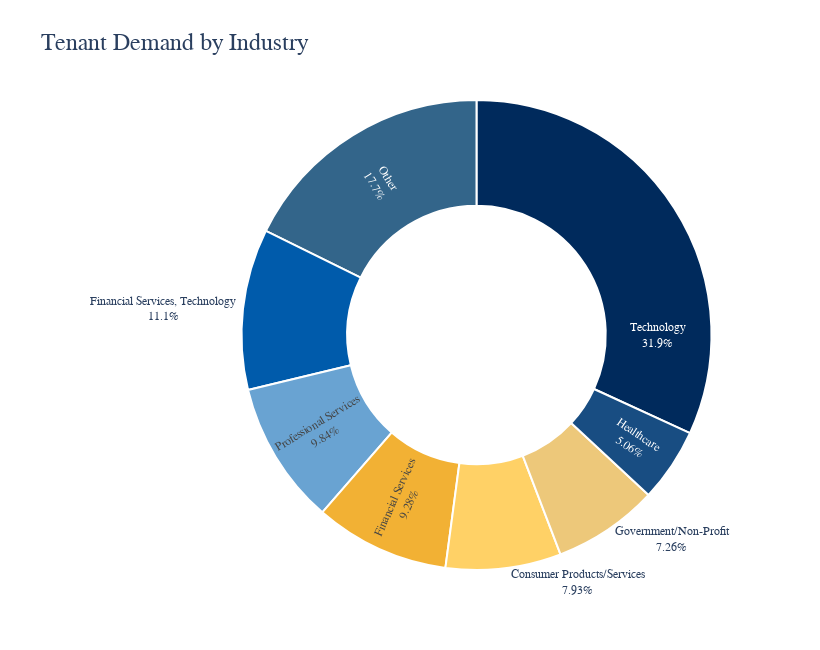

Notebook code cell kept with this figure:
### Code cell
import plotly.graph_objects as go

# Define Aquila golds and blues color palette (approximate HEX values)
AQUILA_COLORS = [
    "#002A5C",  # Deep Blue
    "#005BAB",  # Medium Blue
    "#69A3D2",  # Light Blue
    "#F2B134",  # Main Aquila Gold
    "#FFD166",  # Light Gold
    "#EDC87A",  # Warm Gold
    "#184D82",  # Secondary Blue
    "#33658A",  # Slate Blue
    "#F6D266",  # Pale Gold
    "#114477",  # Navy-Blue
    "#E7A932",  # Warm Deep Gold
    "#DA993A"   # Muted Gold
]

# Create a pie chart of REQUIRED SF (AVG) split by INDUSTRY
industry_data = (
    df.dropna(subset=['REQUIRED SF (AVG)'])
      .groupby('INDUSTRY')['REQUIRED SF (AVG)']
      .sum()
      .reset_index()
)
# Drop industries where REQUIRED SF (AVG) is 0
industry_data = industry_data[industry_data['REQUIRED SF (AVG)'] != 0]
# Drop the first row if it is a total row (i.e., INDUSTRY is blank or np.nan)
industry_data = industry_data[industry_data['INDUSTRY'].astype(str).str.strip() != '']

# Sort and select largest 7 industries, group rest into "Other"
industry_data_sorted = industry_data.sort_values(by='REQUIRED SF (AVG)', ascending=False)
top_n = 7
largest = industry_data_sorted.iloc[:top_n]
other = industry_data_sorted.iloc[top_n:]

if not other.empty:
    other_row = {
        'INDUSTRY': 'Other',
        'REQUIRED SF (AVG)': other['REQUIRED SF (AVG)'].sum()
    }
    pie_data = pd.concat([largest, pd.DataFrame([other_row])], ignore_index=True)
else:
    pie_data = largest

# Ensure the color list matches the number of categories (repeat if needed)
industry_colors = (AQUILA_COLORS * ((len(pie_data) // len(AQUILA_COLORS)) + 1))[:len(pie_data)]

fig3 = go.Figure(
    data=[
        go.Pie(
            labels=pie_data['INDUSTRY'],
            values=pie_data['REQUIRED SF (AVG)'],
            textinfo='label+percent',
            insidetextorientation='radial',
            hole=0.55,
            marker=dict(
                line=dict(color=COLORS['background'], width=2),
                colors=industry_colors
            )
        )
    ]
)
fig3.update_layout(
    title={
        'text': 'Tenant Demand by Industry',
        'font': dict(family='Futura LT Pro', size=24)
    },
    plot_bgcolor=COLORS['background'],
    paper_bgcolor=COLORS['background'],
    font=dict(family='Futura LT Pro', size=12),
    showlegend=False,
    width=820,
    height=650,
    margin=dict(t=100, b=80, l=50, r=50)
)
fig3.show()
fig3.write_html("charts/requirements_sf_avg_by_industry.html")
print("Saved charts/requirements_sf_avg_by_industry.html")

### Figure 1 — Plotly figure (JSON) as saved in the notebook; plotly's stock layout.template omitted (floating-point values rounded to 4 significant figures)
{"data": [{"hole": 0.55, "insidetextorientation": "radial", "labels": ["Technology", "Financial Services, Technology", "Professional Services", "Financial Services", "Consumer Products/Services", "Government/Non-Profit", "Healthcare", "Other"], "marker": {"colors": ["#002A5C", "#005BAB", "#69A3D2", "#F2B134", "#FFD166", "#EDC87A", "#184D82", "#33658A"], "line": {"color": "#FFFFFF", "width": 2}}, "textinfo": "label+percent", "type": "pie", "values": [1797300, 625000, 555250, 523450, 447450, 409400, 285650, 997750]}], "layout": {"font": {"family": "Futura LT Pro", "size": 12}, "height": 650, "margin": {"b": 80, "l": 50, "r": 50, "t": 100}, "paper_bgcolor": "#FFFFFF", "plot_bgcolor": "#FFFFFF", "showlegend": false, "title": {"font": {"family": "Futura LT Pro", "size": 24}, "text": "Tenant Demand by Industry"}, "width": 820}}
